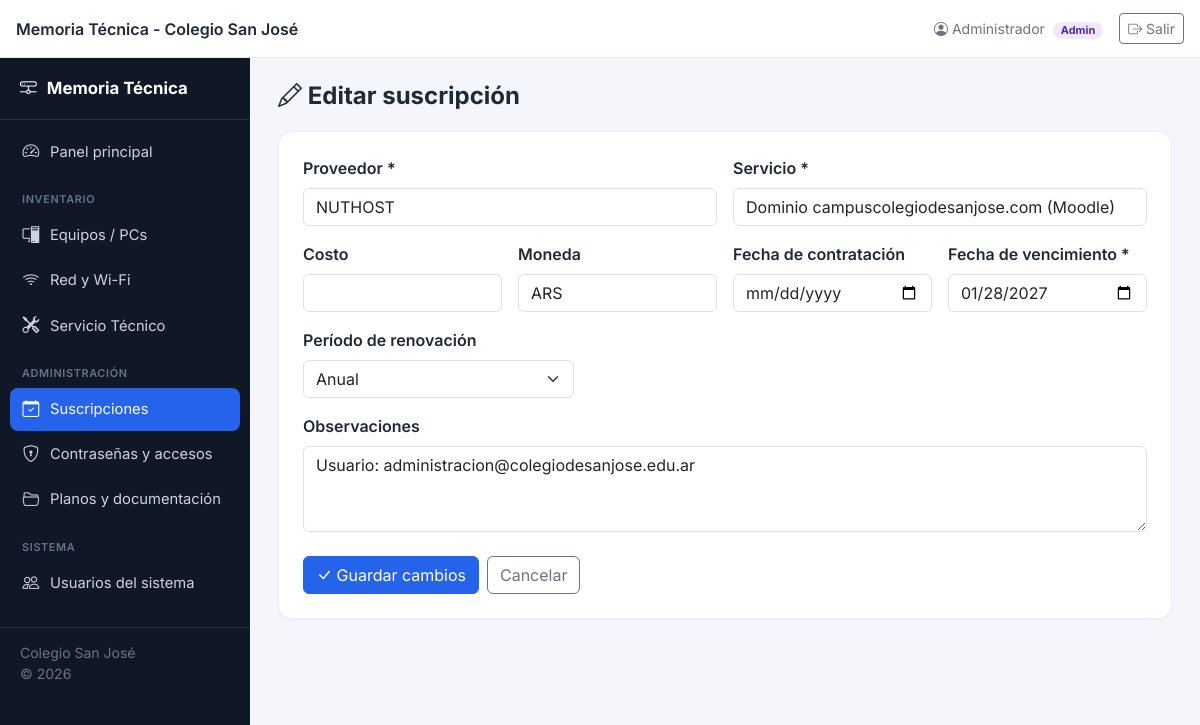
The app's page /suscripciones/editar.php?id=1 (signed in) with its own data.
### tables this page shows
CREATE TABLE suscripciones (
  id INT AUTO_INCREMENT PRIMARY KEY,
  proveedor VARCHAR(150) NOT NULL,
  servicio VARCHAR(150) NOT NULL,
  costo DECIMAL(12,2) NULL,
  moneda VARCHAR(10) NOT NULL DEFAULT 'ARS',
  fecha_contratacion DATE NULL,
  fecha_vencimiento DATE NOT NULL,
  periodo_renovacion ENUM('mensual','trimestral','semestral','anual','bianual','otro') NOT NULL DEFAULT 'anual',
  observaciones TEXT NULL,
  activo TINYINT(1) NOT NULL DEFAULT 1,
  created_at DATETIME NOT NULL DEFAULT CURRENT_TIMESTAMP,
  updated_at DATETIME NOT NULL DEFAULT CURRENT_TIMESTAMP ON UPDATE CURRENT_TIMESTAMP
);

### includes/functions.php (called while the page is built, shortened)
<?php
function h($value): string
{
    return htmlspecialchars((string)($value ?? ''), ENT_QUOTES, 'UTF-8');
}

### suscripciones/editar.php (the view, shortened to what this page needs)
<?php
require_once __DIR__ . '/../includes/functions.php';
$db = getDB();
$id = (int)($_GET['id'] ?? $_POST['id'] ?? 0);
$stmt = $db->prepare('SELECT * FROM suscripciones WHERE id = ?');
$stmt->execute([$id]);
$s = $stmt->fetch();
$form = $s;
require_once __DIR__ . '/../includes/header.php';
require_once __DIR__ . '/../includes/layout_start.php';
?>
<div class="page-header"><h1><i class="bi bi-pencil"></i> Editar suscripción</h1></div>
<div class="card-app">
  <div class="p-4">
    <form method="post" novalidate>
      <div class="row g-3">
        <div class="col-md-6">
          <label class="form-label fw-semibold">Proveedor *</label>
          <input type="text" name="proveedor" class="form-control" required value="<?= h($form['proveedor']) ?>">
        </div>
        <div class="col-md-6">
          <label class="form-label fw-semibold">Servicio *</label>
          <input type="text" name="servicio" class="form-control" required value="<?= h($form['servicio']) ?>">
        </div>
        <div class="col-md-3">
          <label class="form-label fw-semibold">Costo</label>
          <input type="number" step="0.01" name="costo" class="form-control" value="<?= h($form['costo']) ?>">
        </div>
        <div class="col-md-3">
          <label class="form-label fw-semibold">Moneda</label>
          <input type="text" name="moneda" class="form-control" value="<?= h($form['moneda']) ?>">
        </div>
        <div class="col-md-3">
          <label class="form-label fw-semibold">Fecha de contratación</label>
          <input type="date" name="fecha_contratacion" class="form-control" value="<?= h($form['fecha_contratacion']) ?>">
        </div>
        <div class="col-md-3">
          <label class="form-label fw-semibold">Fecha de vencimiento *</label>
          <input type="date" name="fecha_vencimiento" class="form-control" required value="<?= h($form['fecha_vencimiento']) ?>">
        </div>
        <div class="col-md-4">
          <label class="form-label fw-semibold">Período de renovación</label>
          <select name="periodo_renovacion" class="form-select">
            <?php foreach (['mensual','trimestral','semestral','anual','bianual','otro'] as $p): ?>
              <option value="<?= $p ?>" <?= $form['periodo_renovacion'] === $p ? 'selected' : '' ?>><?= ucfirst($p) ?></option>
            <?php endforeach; ?>
          </select>
        </div>
        <div class="col-12">
          <label class="form-label fw-semibold">Observaciones</label>
          <textarea name="observaciones" class="form-control" rows="3"><?= h($form['observaciones']) ?></textarea>
        </div>
      </div>
      <div class="mt-4 d-flex gap-2">
        <button type="submit" class="btn btn-brand"><i class="bi bi-check-lg"></i> Guardar cambios</button>
        <a href="index.php" class="btn btn-outline-secondary">Cancelar</a>
      </div>
    </form>
  </div>
</div>
<?php require_once __DIR__ . '/../includes/footer.php'; ?>

### assets/css/style.css (style rules this page uses)
:root { --brand: #2563eb; --brand-dark: #1d4ed8; --brand-light: #eff6ff; --sidebar-w: 250px; --topbar-h: 58px; --bg: #f4f6fb; --card-radius: 14px; }
* { box-sizing: border-box; }
body { font-family: 'Inter', -apple-system, BlinkMacSystemFont, 'Segoe UI', sans-serif; background: var(--bg); color: #1f2937; }
a { text-decoration: none; }
body.with-sidebar { padding-top: var(--topbar-h); }
.card-app { background: #fff; border-radius: var(--card-radius); border: 1px solid #eef0f4; box-shadow: 0 1px 2px rgba(16,24,40,0.04); }
.page-header { display: flex; align-items: center; justify-content: space-between; flex-wrap: wrap; gap: 12px; margin-bottom: 20px; }
.page-header h1 { font-size: 1.5rem; font-weight: 700; margin: 0; }
.btn-brand { background: var(--brand); border-color: var(--brand); color: #fff; }

### records on screen
suscripciones: proveedor "NUTHOST", servicio "Dominio campuscolegiodesanjose.com (Moodle)", moneda "ARS", fecha_vencimiento "01/28/2027", periodo_renovacion "Anual", observaciones "Usuario: administracion@colegiodesanjose.edu.ar"

### other values on screen
APP_NAME "Memoria Técnica - Colegio San José"
$user['nombre'] "Administrador"
$user['rol'] "Admin"
